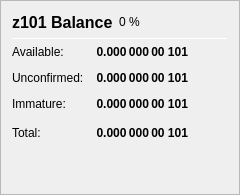
                   <widget class="QFrame" name="frame_ZerocoinBalances">
                    <property name="frameShape">
                     <enum>QFrame::StyledPanel</enum>
                    </property>
                    <property name="frameShadow">
                     <enum>QFrame::Raised</enum>
                    </property>
                    <layout class="QVBoxLayout" name="verticalLayout_7">
                     <item>
                      <layout class="QHBoxLayout" name="horizontalLayout_8" stretch="0,0,0">
                       <item>
                        <widget class="QLabel" name="label_5z_3">
                         <property name="minimumSize">
                          <size>
                           <width>0</width>
                           <height>20</height>
                          </size>
                         </property>
                         <property name="font">
                          <font>
                           <pointsize>12</pointsize>
                           <weight>75</weight>
                           <bold>true</bold>
                          </font>
                         </property>
                         <property name="text">
                          <string>z101 Balance</string>
                         </property>
                        </widget>
                       </item>
                       <item>
                        <widget class="QLabel" name="labelz101Percent">
                         <property name="text">
                          <string notr="true">0 %</string>
                         </property>
                        </widget>
                       </item>
                       <item>
                        <spacer name="horizontalSpacer_11">
                         <property name="orientation">
                          <enum>Qt::Horizontal</enum>
                         </property>
                         <property name="sizeHint" stdset="0">
                          <size>
                           <width>40</width>
                           <height>20</height>
                          </size>
                         </property>
                        </spacer>
                       </item>
                      </layout>
                     </item>
                     <item>
                      <widget class="Line" name="line_ZerocoinBalance">
                       <property name="minimumSize">
                        <size>
                         <width>0</width>
                         <height>1</height>
                        </size>
                       </property>
                       <property name="maximumSize">
                        <size>
                         <width>16777215</width>
                         <height>1</height>
                        </size>
                       </property>
                       <property name="orientation">
                        <enum>Qt::Horizontal</enum>
                       </property>
                      </widget>
                     </item>
                     <item>
                      <layout class="QGridLayout" name="gridLayout_5">
                       <property name="spacing">
                        <number>12</number>
                       </property>
                       <item row="1" column="0">
                        <widget class="QLabel" name="labelzBalanceMatureText">
                         <property name="toolTip">
                          <string>Mature: more than 20 confirmation and more than 1 mint of the same denomination after it was minted.
These z101 are spendable.</string>
                         </property>
                         <property name="text">
                          <string>Available:</string>
                         </property>
                        </widget>
                       </item>
                       <item row="1" column="1">
                        <widget class="QLabel" name="labelzBalanceMature">
                         <property name="font">
                          <font>
                           <weight>75</weight>
                           <bold>true</bold>
                          </font>
                         </property>
                         <property name="toolTip">
                          <string>Mature: more than 20 confirmation and more than 1 mint of the same denomination after it was minted.
These z101 are spendable.</string>
                         </property>
                         <property name="text">
                          <string notr="true">0.000 000 00 101</string>
                         </property>
                         <property name="alignment">
                          <set>Qt::AlignRight|Qt::AlignTrailing|Qt::AlignVCenter</set>
                         </property>
                        </widget>
                       </item>
                       <item row="2" column="0">
                        <widget class="QLabel" name="labelzBalanceUnconfirmedText">
                         <property name="toolTip">
                          <string>Unconfirmed: less than 20 confirmations
Immature: confirmed, but less than 1 mint of the same denomination after it was minted</string>
                         </property>
                         <property name="text">
                          <string>Unconfirmed:</string>
                         </property>
                        </widget>
                       </item>
                       <item row="2" column="1">
                        <widget class="QLabel" name="labelzBalanceUnconfirmed">
                         <property name="font">
                          <font>
                           <weight>75</weight>
                           <bold>true</bold>
                          </font>
                         </property>
                         <property name="toolTip">
                          <string>Unconfirmed: less than 20 confirmations
Immature: confirmed, but less than 1 mint of the same denomination after it was minted</string>
                         </property>
                         <property name="text">
                          <string notr="true">0.000 000 00 101</string>
                         </property>
                         <property name="alignment">
                          <set>Qt::AlignRight|Qt::AlignTrailing|Qt::AlignVCenter</set>
                         </property>
                        </widget>
                       </item>
                       <item row="3" column="0">
                        <widget class="QLabel" name="labelzBalanceImmatureText">
                         <property name="toolTip">
                          <string>Unconfirmed: less than 20 confirmations
Immature: confirmed, but less than 1 mint of the same denomination after it was minted</string>
                         </property>
                         <property name="text">
                          <string>Immature:</string>
                         </property>
                        </widget>
                       </item>
                       <item row="3" column="1">
                        <widget class="QLabel" name="labelzBalanceImmature">
                         <property name="font">
                          <font>
                           <weight>75</weight>
                           <bold>true</bold>
                          </font>
                         </property>
                         <property name="toolTip">
                          <string>Unconfirmed: less than 20 confirmations
Immature: confirmed, but less than 1 mint of the same denomination after it was minted</string>
                         </property>
                         <property name="text">
                          <string notr="true">0.000 000 00 101</string>
                         </property>
                         <property name="alignment">
                          <set>Qt::AlignRight|Qt::AlignTrailing|Qt::AlignVCenter</set>
                         </property>
                        </widget>
                       </item>
                       <item row="4" column="0">
                        <widget class="QLabel" name="labelzBalanceText">
                         <property name="toolTip">
                          <string>Your current z101 balance, unconfirmed and immature z101 included.</string>
                         </property>
                         <property name="text">
                          <string>Total:</string>
                         </property>
                        </widget>
                       </item>
                       <item row="4" column="1">
                        <widget class="QLabel" name="labelzBalance">
                         <property name="font">
                          <font>
                           <weight>75</weight>
                           <bold>true</bold>
                          </font>
                         </property>
                         <property name="cursor">
                          <cursorShape>IBeamCursor</cursorShape>
                         </property>
                         <property name="toolTip">
                          <string>Your current z101 balance, unconfirmed and immature z101 included.</string>
                         </property>
                         <property name="text">
                          <string notr="true">0.000 000 00 101</string>
                         </property>
                         <property name="alignment">
                          <set>Qt::AlignRight|Qt::AlignTrailing|Qt::AlignVCenter</set>
                         </property>
                         <property name="textInteractionFlags">
                          <set>Qt::LinksAccessibleByMouse|Qt::TextSelectableByKeyboard|Qt::TextSelectableByMouse</set>
                         </property>
                        </widget>
                       </item>
                       <item row="4" column="2">
                        <spacer name="horizontalSpacer_4">
                         <property name="orientation">
                          <enum>Qt::Horizontal</enum>
                         </property>
                         <property name="sizeHint" stdset="0">
                          <size>
                           <width>40</width>
                           <height>20</height>
                          </size>
                         </property>
                        </spacer>
                       </item>
                      </layout>
                     </item>
                     <item>
                      <spacer name="verticalSpacer_4">
                       <property name="orientation">
                        <enum>Qt::Vertical</enum>
                       </property>
                       <property name="sizeHint" stdset="0">
                        <size>
                         <width>20</width>
                         <height>40</height>
                        </size>
                       </property>
                      </spacer>
                     </item>
                    </layout>
                   </widget>
